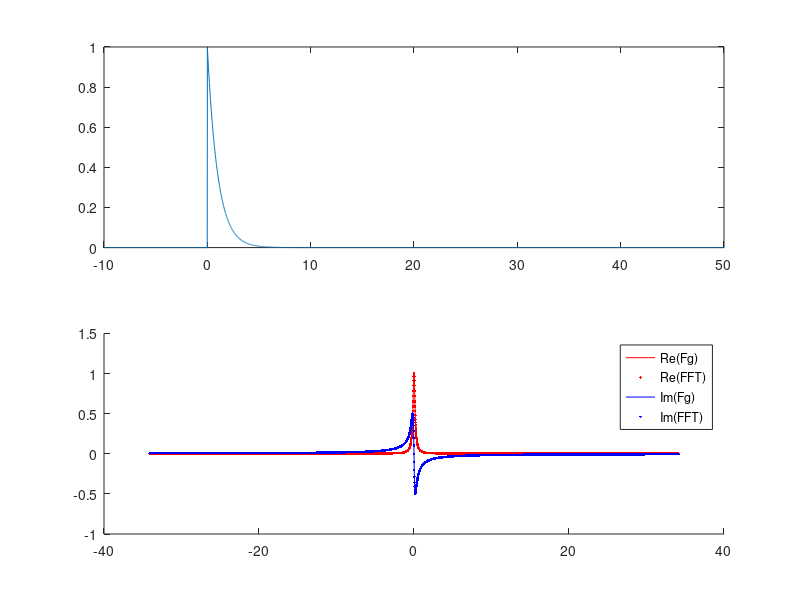

MATLAB code to generate this figure: (Note: this script raises an error after producing the figure.)
% From: Carlos Adrian Vargas Aguilera
% Date: 24 Jun, 2009 22:45:03
% https://www.mathworks.com/matlabcentral/newsreader/view_thread/250977

clear, clc, close all

%% Se configuran los parametros de la FT
t1 = -10;  % el eje del tiempo va entre t1 y t2
t2 =  50;
N = 4096;  % number of points (debe ser par)

%% Se definen las funciones
% "square function" and its FT
%T = 1; % square width                % corra con t1=-3, t2=3 y N = 4096
%A = 1; % square amplitudes
%g  = @(t) A*(heaviside(t+T/2) - heaviside(t-T/2));
%Fg = @(f) A*T*sinc(f*T); 

g  = @(t) exp(-t).*(t >= 0);         % corra con t1=-10, t2=50 y N = 4096
Fg = @(f) 1./(1 + 2*pi*1j*f);

%g  = @(t) exp(-t.^2);                % corra con t1=-10, t2=30 y N = 4096
%Fg = @(f) sqrt(pi)*exp(-(pi*f).^2);

%g  = @(t) sinc(t);                   % corra con t1=-30, t2=30 y N = 4096
%Fg = @(f) rectpuls(f);

%g  = @(t) sin(t.^2);                 % corra con t1=-50, t2=50 y N = 4096
%Fg = @(f) -sqrt(pi)*sin((pi*f).^2 - pi/4);

%% Se definen los rangos de tiempo y de frecuencia
% OJO en esta implementacion debemos tener el cero en el rango t ... por
% eso el número par de datos en N (por el ajuste que se hace abajo)
dt = (t2-t1)/N;  fs = 1/dt; dfs = fs/N;
t  = t1:dt:(t2-dt);
f = -fs/2:dfs:(fs/2-dfs);

%% Se hace la aproximacion de la FT con la FFT
F = fftshift(fft(g(t))*dt); % dt because of the "integration"

% la aproximacion esta se haciendo con una integral_0^(t2-t1) XXX(t) dt y 
% la funcion debe tener una integral_t1^t2 XXX(t) dt. Por lo tanto, se 
% mueve en el tiempo t1, para que los limites de integracion cuadren y 
% queden integral_0^(t2-t1) XXX(t) dt
% recuerde que F{x(t-t1)} = exp(-j*2*pi*f*t1)*X(f)
F = exp(-1j*2*pi*f*t1).*F;

%% Plots
figure
subplot(211)
plot(t,g(t))
subplot(212)
hold on
Fgf = Fg(f);
plot(f,real(Fgf),'r-', f,real(F),'r.')
plot(f,imag(Fgf),'b-', f,imag(F),'b.')
legend('Re(F{g})','Re(FFT)','Im(F{g})', 'Im(FFT)')

%% Ahora calculamos la IFT y la graficamos
gt = ifft(ifftshift(exp(+1j*2*pi*f*t1).*F)/dt, 'symmetric');
figure
hold on
Fgf = Fg(f);
plot(t,real(g(t)),'r-', t,real(gt),'r.')
plot(t,imag(g(t)),'b-', t,imag(gt),'b.')
legend('Re(g(t))','Re(IFFT)','Im(g(t))', 'Im(IFFT)')
